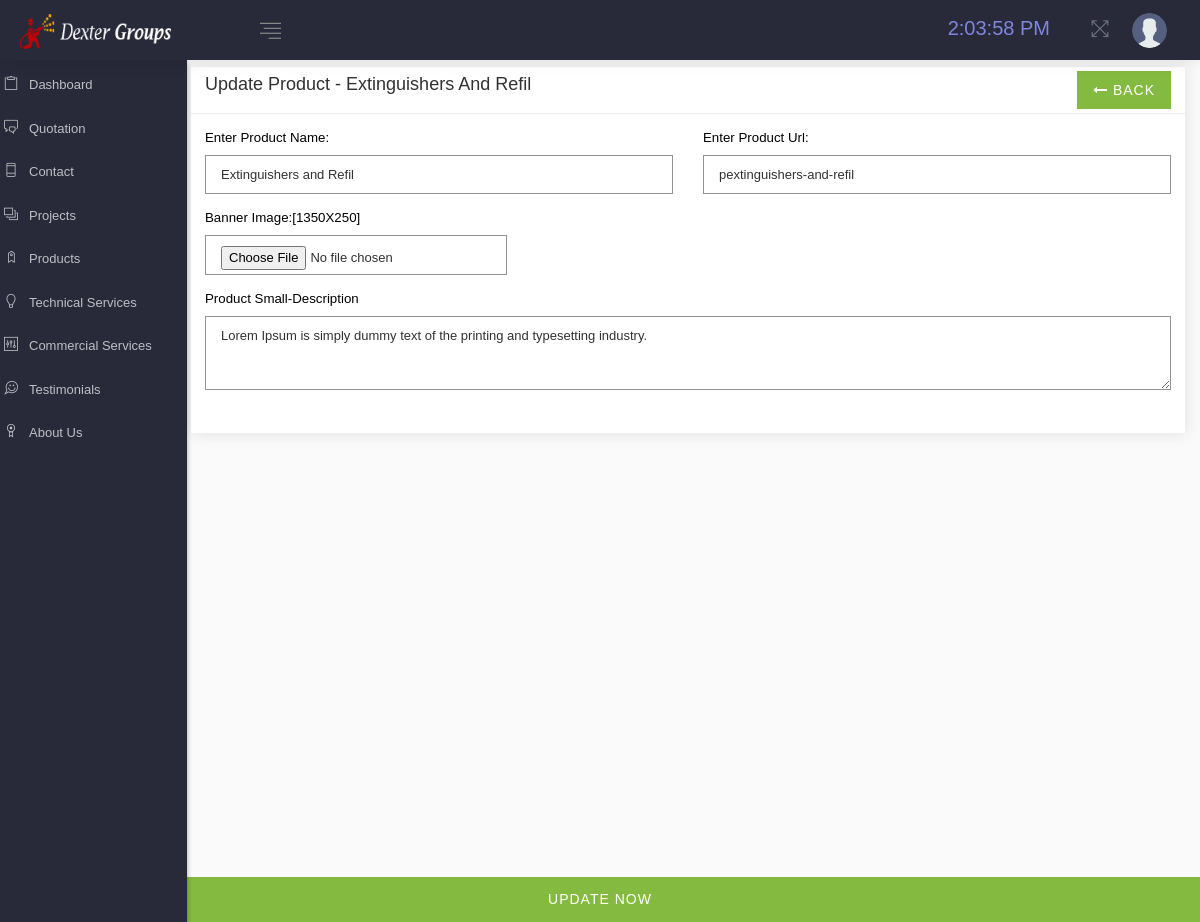
Page /admin/product-update.php?id=1 (signed in) on the committed database.
### tables this page shows
CREATE TABLE `product` (
  `pro_id` int(11) UNSIGNED NOT NULL,
  `pro_name` varchar(255) NOT NULL,
  `pro_slug` text NOT NULL,
  `pro_img` text DEFAULT NULL,
  `pro_banner` text DEFAULT NULL,
  `pro_small_desc` text DEFAULT NULL,
  `pro_full_desc` text DEFAULT NULL,
  `pro_status` int(1) NOT NULL DEFAULT 1,
  `pro_create_at` timestamp NOT NULL DEFAULT current_timestamp(),
  `pro_update_at` timestamp NOT NULL DEFAULT current_timestamp() ON UPDATE current_timestamp(),
  `pro_delete_at` timestamp NULL DEFAULT NULL
);

### admin/config/function.php (called while the page is built, shortened)
<?php
function FilterInput($input){
	$input = strip_tags(stripslashes(trim($input)));
	return $input;
}

### admin/product-update.php (the view, shortened to what this page needs)
<?php include '_auth.php'; ?>
<?php
$id=FilterInput($_GET['id']);
$stmt = $PDO->prepare("SELECT * FROM product WHERE pro_id='$id' AND pro_status<>2");
$stmt->execute();
$data = $stmt->fetch(PDO::FETCH_OBJ);
?>
<!DOCTYPE html>
<html lang="en">
<head>
<?php include '_header.php'; ?>
</head>
<body>
<?php  include '_menu.php'; ?>
<div class="row">
<div class="col-md-12">
<div class="card card-statistics h-100">
<div class="card-title">
<h5>Update Product - <?= $data->pro_name; ?> <a href="products" class="button x-small pull-right"><i class="fa fa-long-arrow-left"></i> Back</a></h5>
</div>
<div class="card-body">
<form id="addfrm" autocomplete="off" enctype="multipart/form-data">
<div class="row">
<div class="form-group col-sm-6">
<label for="roomname">Enter Product Name:</label>
<input type="text" class="form-control" id="roomname" name="roomname" required="" autofocus="" value="<?php echo $data->pro_name; ?>">
</div>
<div class="form-group col-sm-6">
<label for="roomname">Enter Product Url:</label>
<input type="text" class="form-control" id="roomurl" name="roomurl" required="" value="<?php echo $data->pro_slug; ?>">
</div>
<div class="form-group col-sm-4">
<label for="coverimg">Banner Image:[1350X250]</label>
<input type="file" class="form-control" id="coverimg" name="image">
</div>
<div class="form-group col-sm-12">
<label for="smalldesc">Product Small-Description</label>
<textarea class="form-control" id="smalldesc" name="smalldesc" rows="3"><?php echo $data->pro_small_desc; ?></textarea>
</div>
<div class="form-group col-sm-12">
<button type="submit" class="button btn-block btn-lg entrybtn floatbtn">Update Now</button>
</div>
</div>
</form>
</div>
</div>
</div>
</div>
<?php  include '_footer.php'; ?>
</body>
</html>

### admin/_header.php (style rules this page uses)
.floatbtn { position:fixed;right:0;bottom:0;z-index:44; }

### rows in the picture
product: pro_name "Extinguishers And Refil", roomname "Extinguishers and Refil", roomurl "pextinguishers-and-refil", smalldesc "Lorem Ipsum is simply dummy text of the printing and typesetting industry."
